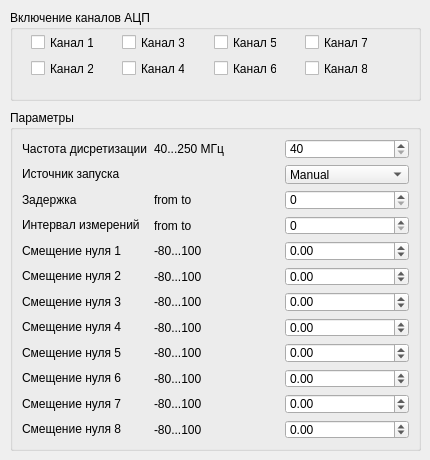
<?xml version="1.0" encoding="UTF-8"?>
<ui version="4.0">
 <class>ADC_wiget</class>
 <widget class="QWidget" name="ADC_wiget">
  <property name="windowModality">
   <enum>Qt::NonModal</enum>
  </property>
  <property name="enabled">
   <bool>true</bool>
  </property>
  <property name="geometry">
   <rect>
    <x>0</x>
    <y>0</y>
    <width>430</width>
    <height>460</height>
   </rect>
  </property>
  <property name="sizePolicy">
   <sizepolicy hsizetype="Fixed" vsizetype="Fixed">
    <horstretch>0</horstretch>
    <verstretch>0</verstretch>
   </sizepolicy>
  </property>
  <property name="windowTitle">
   <string>ADC</string>
  </property>
  <widget class="QGroupBox" name="groupBox">
   <property name="geometry">
    <rect>
     <x>10</x>
     <y>10</y>
     <width>411</width>
     <height>91</height>
    </rect>
   </property>
   <property name="title">
    <string>Включение каналов АЦП</string>
   </property>
   <property name="flat">
    <bool>false</bool>
   </property>
   <property name="checkable">
    <bool>false</bool>
   </property>
   <widget class="QCheckBox" name="ch6_checkBox">
    <property name="geometry">
     <rect>
      <x>204</x>
      <y>50</y>
      <width>63</width>
      <height>17</height>
     </rect>
    </property>
    <property name="text">
     <string>Канал 6</string>
    </property>
   </widget>
   <widget class="QCheckBox" name="ch7_checkBox">
    <property name="geometry">
     <rect>
      <x>295</x>
      <y>24</y>
      <width>63</width>
      <height>17</height>
     </rect>
    </property>
    <property name="text">
     <string>Канал 7</string>
    </property>
   </widget>
   <widget class="QCheckBox" name="ch8_checkBox">
    <property name="geometry">
     <rect>
      <x>295</x>
      <y>50</y>
      <width>63</width>
      <height>17</height>
     </rect>
    </property>
    <property name="text">
     <string>Канал 8</string>
    </property>
   </widget>
   <widget class="QCheckBox" name="ch4_checkBox">
    <property name="geometry">
     <rect>
      <x>112</x>
      <y>50</y>
      <width>63</width>
      <height>17</height>
     </rect>
    </property>
    <property name="text">
     <string>Канал 4</string>
    </property>
   </widget>
   <widget class="QCheckBox" name="ch3_checkBox">
    <property name="geometry">
     <rect>
      <x>112</x>
      <y>24</y>
      <width>63</width>
      <height>17</height>
     </rect>
    </property>
    <property name="text">
     <string>Канал 3</string>
    </property>
   </widget>
   <widget class="QCheckBox" name="ch2_checkBox">
    <property name="geometry">
     <rect>
      <x>21</x>
      <y>50</y>
      <width>63</width>
      <height>17</height>
     </rect>
    </property>
    <property name="text">
     <string>Канал 2</string>
    </property>
   </widget>
   <widget class="QCheckBox" name="ch1_checkBox">
    <property name="geometry">
     <rect>
      <x>21</x>
      <y>24</y>
      <width>63</width>
      <height>17</height>
     </rect>
    </property>
    <property name="text">
     <string>Канал 1</string>
    </property>
   </widget>
   <widget class="QCheckBox" name="ch5_checkBox">
    <property name="geometry">
     <rect>
      <x>204</x>
      <y>24</y>
      <width>63</width>
      <height>17</height>
     </rect>
    </property>
    <property name="text">
     <string>Канал 5</string>
    </property>
   </widget>
  </widget>
  <widget class="QGroupBox" name="groupBox_2">
   <property name="geometry">
    <rect>
     <x>10</x>
     <y>110</y>
     <width>411</width>
     <height>341</height>
    </rect>
   </property>
   <property name="title">
    <string>Параметры</string>
   </property>
   <layout class="QGridLayout" name="gridLayout_2">
    <item row="0" column="0">
     <widget class="QLabel" name="frec_label">
      <property name="sizePolicy">
       <sizepolicy hsizetype="Fixed" vsizetype="Fixed">
        <horstretch>0</horstretch>
        <verstretch>0</verstretch>
       </sizepolicy>
      </property>
      <property name="text">
       <string>Частота дисретизации</string>
      </property>
     </widget>
    </item>
    <item row="0" column="1">
     <widget class="QLabel" name="frec_val_label">
      <property name="text">
       <string>40...250 МГц</string>
      </property>
     </widget>
    </item>
    <item row="0" column="2">
     <widget class="QSpinBox" name="frec_spinBox">
      <property name="minimum">
       <number>40</number>
      </property>
      <property name="maximum">
       <number>250</number>
      </property>
      <property name="value">
       <number>40</number>
      </property>
     </widget>
    </item>
    <item row="1" column="0">
     <widget class="QLabel" name="sourse_label">
      <property name="sizePolicy">
       <sizepolicy hsizetype="Fixed" vsizetype="Fixed">
        <horstretch>0</horstretch>
        <verstretch>0</verstretch>
       </sizepolicy>
      </property>
      <property name="text">
       <string>Источник запуска</string>
      </property>
     </widget>
    </item>
    <item row="1" column="2">
     <widget class="QComboBox" name="sourse_comboBox">
      <item>
       <property name="text">
        <string>Manual</string>
       </property>
      </item>
      <item>
       <property name="text">
        <string>PX5</string>
       </property>
      </item>
      <item>
       <property name="text">
        <string>SIn</string>
       </property>
      </item>
     </widget>
    </item>
    <item row="2" column="0">
     <widget class="QLabel" name="delay_label">
      <property name="sizePolicy">
       <sizepolicy hsizetype="Fixed" vsizetype="Fixed">
        <horstretch>0</horstretch>
        <verstretch>0</verstretch>
       </sizepolicy>
      </property>
      <property name="frameShape">
       <enum>QFrame::NoFrame</enum>
      </property>
      <property name="lineWidth">
       <number>1</number>
      </property>
      <property name="text">
       <string>Задержка</string>
      </property>
     </widget>
    </item>
    <item row="2" column="1">
     <widget class="QLabel" name="delay_val_label">
      <property name="text">
       <string>from to</string>
      </property>
     </widget>
    </item>
    <item row="2" column="2">
     <widget class="QSpinBox" name="delay_spinBox"/>
    </item>
    <item row="3" column="0">
     <widget class="QLabel" name="interval_label">
      <property name="sizePolicy">
       <sizepolicy hsizetype="Fixed" vsizetype="Fixed">
        <horstretch>0</horstretch>
        <verstretch>0</verstretch>
       </sizepolicy>
      </property>
      <property name="text">
       <string>Интервал измерений</string>
      </property>
     </widget>
    </item>
    <item row="3" column="1">
     <widget class="QLabel" name="label">
      <property name="text">
       <string>from to</string>
      </property>
     </widget>
    </item>
    <item row="3" column="2">
     <widget class="QSpinBox" name="interval_spinBox"/>
    </item>
    <item row="4" column="0">
     <widget class="QLabel" name="bias1_label">
      <property name="sizePolicy">
       <sizepolicy hsizetype="Fixed" vsizetype="Fixed">
        <horstretch>0</horstretch>
        <verstretch>0</verstretch>
       </sizepolicy>
      </property>
      <property name="text">
       <string>Смещение нуля 1</string>
      </property>
     </widget>
    </item>
    <item row="4" column="1">
     <widget class="QLabel" name="bias_val_label_1">
      <property name="text">
       <string>-80...100</string>
      </property>
     </widget>
    </item>
    <item row="4" column="2">
     <widget class="QDoubleSpinBox" name="bias1_doubleSpinBox">
      <property name="decimals">
       <number>2</number>
      </property>
      <property name="minimum">
       <double>-80.000000000000000</double>
      </property>
      <property name="maximum">
       <double>100.000000000000000</double>
      </property>
      <property name="singleStep">
       <double>0.010000000000000</double>
      </property>
     </widget>
    </item>
    <item row="5" column="0">
     <widget class="QLabel" name="bias2_label">
      <property name="sizePolicy">
       <sizepolicy hsizetype="Fixed" vsizetype="Fixed">
        <horstretch>0</horstretch>
        <verstretch>0</verstretch>
       </sizepolicy>
      </property>
      <property name="text">
       <string>Смещение нуля 2</string>
      </property>
     </widget>
    </item>
    <item row="5" column="1">
     <widget class="QLabel" name="bias_val_label_2">
      <property name="text">
       <string>-80...100</string>
      </property>
     </widget>
    </item>
    <item row="5" column="2">
     <widget class="QDoubleSpinBox" name="bias2_doubleSpinBox">
      <property name="decimals">
       <number>2</number>
      </property>
      <property name="minimum">
       <double>-80.000000000000000</double>
      </property>
      <property name="maximum">
       <double>100.000000000000000</double>
      </property>
      <property name="singleStep">
       <double>0.010000000000000</double>
      </property>
     </widget>
    </item>
    <item row="6" column="0">
     <widget class="QLabel" name="bias3_label">
      <property name="sizePolicy">
       <sizepolicy hsizetype="Fixed" vsizetype="Fixed">
        <horstretch>0</horstretch>
        <verstretch>0</verstretch>
       </sizepolicy>
      </property>
      <property name="text">
       <string>Смещение нуля 3</string>
      </property>
     </widget>
    </item>
    <item row="6" column="1">
     <widget class="QLabel" name="bias_val_label_3">
      <property name="text">
       <string>-80...100</string>
      </property>
     </widget>
    </item>
    <item row="6" column="2">
     <widget class="QDoubleSpinBox" name="bias3_doubleSpinBox">
      <property name="decimals">
       <number>2</number>
      </property>
      <property name="minimum">
       <double>-80.000000000000000</double>
      </property>
      <property name="maximum">
       <double>100.000000000000000</double>
      </property>
      <property name="singleStep">
       <double>0.010000000000000</double>
      </property>
     </widget>
    </item>
    <item row="7" column="0">
     <widget class="QLabel" name="bias4_label">
      <property name="sizePolicy">
       <sizepolicy hsizetype="Fixed" vsizetype="Fixed">
        <horstretch>0</horstretch>
        <verstretch>0</verstretch>
       </sizepolicy>
      </property>
      <property name="text">
       <string>Смещение нуля 4</string>
      </property>
     </widget>
    </item>
    <item row="7" column="1">
     <widget class="QLabel" name="bias_val_label_4">
      <property name="text">
       <string>-80...100</string>
      </property>
     </widget>
    </item>
    <item row="7" column="2">
     <widget class="QDoubleSpinBox" name="bias4_doubleSpinBox">
      <property name="decimals">
       <number>2</number>
      </property>
      <property name="minimum">
       <double>-80.000000000000000</double>
      </property>
      <property name="maximum">
       <double>100.000000000000000</double>
      </property>
      <property name="singleStep">
       <double>0.010000000000000</double>
      </property>
     </widget>
    </item>
    <item row="8" column="0">
     <widget class="QLabel" name="bias5_label">
      <property name="sizePolicy">
       <sizepolicy hsizetype="Fixed" vsizetype="Fixed">
        <horstretch>0</horstretch>
        <verstretch>0</verstretch>
       </sizepolicy>
      </property>
      <property name="text">
       <string>Смещение нуля 5</string>
      </property>
     </widget>
    </item>
    <item row="8" column="1">
     <widget class="QLabel" name="bias_val_label_5">
      <property name="text">
       <string>-80...100</string>
      </property>
     </widget>
    </item>
    <item row="8" column="2">
     <widget class="QDoubleSpinBox" name="bias5_doubleSpinBox">
      <property name="decimals">
       <number>2</number>
      </property>
      <property name="minimum">
       <double>-80.000000000000000</double>
      </property>
      <property name="maximum">
       <double>100.000000000000000</double>
      </property>
      <property name="singleStep">
       <double>0.010000000000000</double>
      </property>
     </widget>
    </item>
    <item row="9" column="0">
     <widget class="QLabel" name="bias6_label">
      <property name="sizePolicy">
       <sizepolicy hsizetype="Fixed" vsizetype="Fixed">
        <horstretch>0</horstretch>
        <verstretch>0</verstretch>
       </sizepolicy>
      </property>
      <property name="text">
       <string>Смещение нуля 6</string>
      </property>
     </widget>
    </item>
    <item row="9" column="1">
     <widget class="QLabel" name="bias_val_label_6">
      <property name="text">
       <string>-80...100</string>
      </property>
     </widget>
    </item>
    <item row="9" column="2">
     <widget class="QDoubleSpinBox" name="bias6_doubleSpinBox">
      <property name="decimals">
       <number>2</number>
      </property>
      <property name="minimum">
       <double>-80.000000000000000</double>
      </property>
      <property name="maximum">
       <double>100.000000000000000</double>
      </property>
      <property name="singleStep">
       <double>0.010000000000000</double>
      </property>
     </widget>
    </item>
    <item row="10" column="0">
     <widget class="QLabel" name="bias7_label">
      <property name="sizePolicy">
       <sizepolicy hsizetype="Fixed" vsizetype="Fixed">
        <horstretch>0</horstretch>
        <verstretch>0</verstretch>
       </sizepolicy>
      </property>
      <property name="text">
       <string>Смещение нуля 7</string>
      </property>
     </widget>
    </item>
    <item row="10" column="1">
     <widget class="QLabel" name="bias_val_label_7">
      <property name="text">
       <string>-80...100</string>
      </property>
     </widget>
    </item>
    <item row="10" column="2">
     <widget class="QDoubleSpinBox" name="bias7_doubleSpinBox">
      <property name="decimals">
       <number>2</number>
      </property>
      <property name="minimum">
       <double>-80.000000000000000</double>
      </property>
      <property name="maximum">
       <double>100.000000000000000</double>
      </property>
      <property name="singleStep">
       <double>0.010000000000000</double>
      </property>
     </widget>
    </item>
    <item row="11" column="0">
     <widget class="QLabel" name="bias8_label">
      <property name="sizePolicy">
       <sizepolicy hsizetype="Fixed" vsizetype="Fixed">
        <horstretch>0</horstretch>
        <verstretch>0</verstretch>
       </sizepolicy>
      </property>
      <property name="text">
       <string>Смещение нуля 8</string>
      </property>
     </widget>
    </item>
    <item row="11" column="1">
     <widget class="QLabel" name="bias_val_label_8">
      <property name="text">
       <string>-80...100</string>
      </property>
     </widget>
    </item>
    <item row="11" column="2">
     <widget class="QDoubleSpinBox" name="bias8_doubleSpinBox">
      <property name="decimals">
       <number>2</number>
      </property>
      <property name="minimum">
       <double>-80.000000000000000</double>
      </property>
      <property name="maximum">
       <double>100.000000000000000</double>
      </property>
      <property name="singleStep">
       <double>0.010000000000000</double>
      </property>
     </widget>
    </item>
   </layout>
  </widget>
 </widget>
 <resources/>
 <connections/>
</ui>
